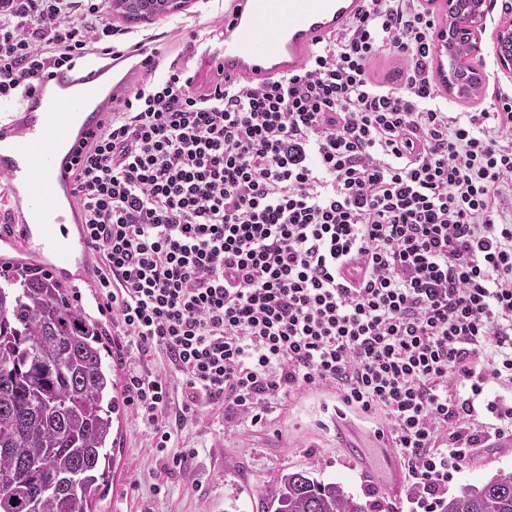
#> input picture examples/BRCA/images/TCGA-A2-A3XT-DX1_xmin83566_ymin29931_MPP-0-0-0.png, 1024 x 1024 px (shown at 1/2 size)
$ python -i get_COAD_foreground.py   (imports and definitions only)
#> lines starting #> are read from the running program, lines starting #| are printed output that depends on the picture; after the words box and inside, x2 and y2 are one past the last pixel; in counts of white or black regions, pixels touching at a corner belong together
# pip install tifffile opencv-python scikit-image numpy
import numpy as np
import tifffile
import cv2
from skimage import morphology, filters
from skimage.io import imsave
import os

import sys
import argparse

import matplotlib.pyplot as plt
import matplotlib.colors as mcolors

# [38 lines left out: functions plot_img, read_tiff_thumbnail, not called in this run]

def tissue_mask_lab(img_rgb, min_obj=5000, close_radius=3):
    """
    LAB 的 ab 能量 + Otsu，形态学清理，输出 uint8 {0,1}
    """
#> called with min_obj = 5000, close_radius = 3
    lab = cv2.cvtColor(img_rgb, cv2.COLOR_RGB2LAB).astype(np.float32)
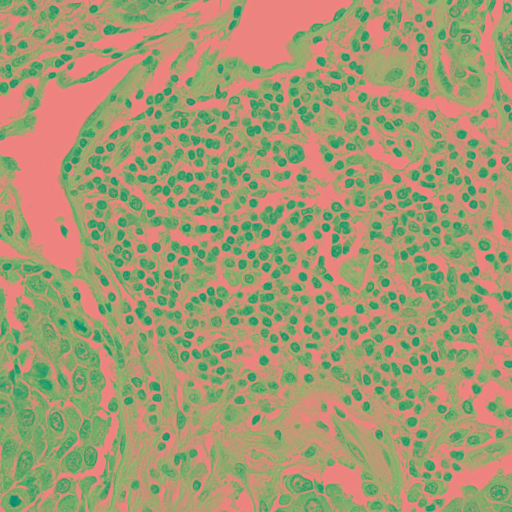
#> lab: shape (1024, 1024, 3) float32 (shown at 1/2 size); mean R, G, B 162.5, 153, 114.4
    a = lab[...,1] - 128.0
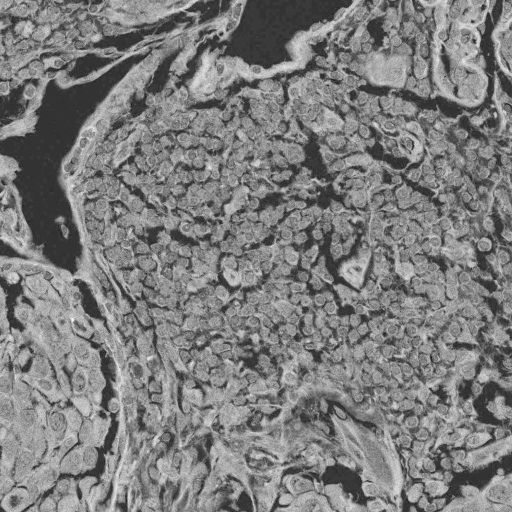
#> a: shape (1024, 1024) float32 (shown at 1/2 size); min -14, max 65, mean 25.1; drawn with min black and max white
    b = lab[...,2] - 128.0
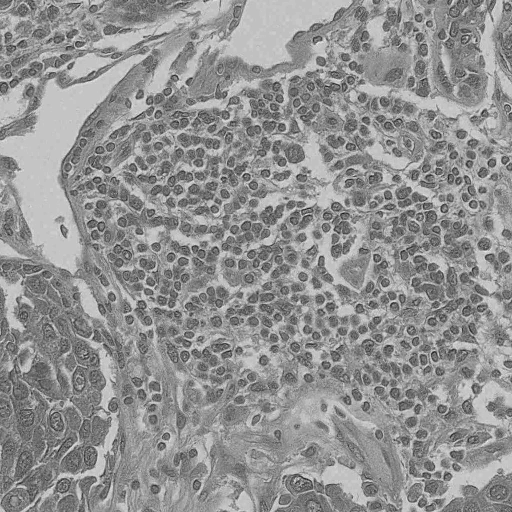
#> b: shape (1024, 1024) float32 (shown at 1/2 size); min -51, max 14, mean -13.72; drawn with min black and max white
    ab = np.sqrt(a*a + b*b)
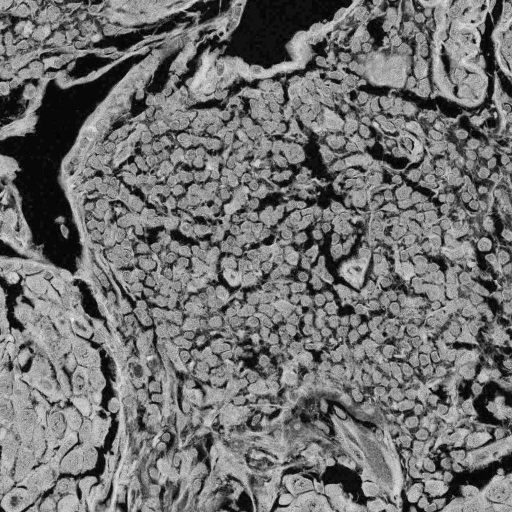
#> ab: shape (1024, 1024) float32 (shown at 1/2 size); min 0, max 65.55, mean 29.2; drawn with min black and max white
    ab_u8 = cv2.normalize(ab, None, 0, 255, cv2.NORM_MINMAX).astype(np.uint8)

    thr = filters.threshold_otsu(ab_u8)
#> thr = 96
    mask = (ab_u8 > thr)
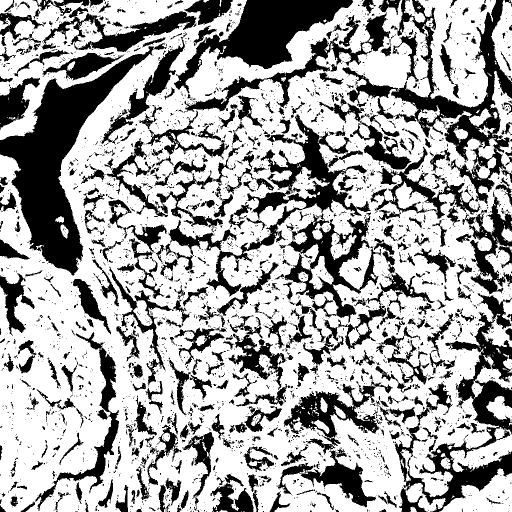
#> mask: shape (1024, 1024) bool (shown at 1/2 size); 65.4% white; 3650 black regions (3057 under 20 px), largest, box (x1, y1, x2, y2) and area: (0, 85, 333, 551) 40605, (685, 0, 1024, 408) 25612, (786, 587, 1024, 1024) 23800

    # 形态学：闭运算 → 填洞/去小块
    if close_radius > 0:
        se = cv2.getStructuringElement(cv2.MORPH_ELLIPSE, (2*close_radius+1, 2*close_radius+1))
        mask = cv2.morphologyEx(mask.astype(np.uint8), cv2.MORPH_CLOSE, se).astype(bool)
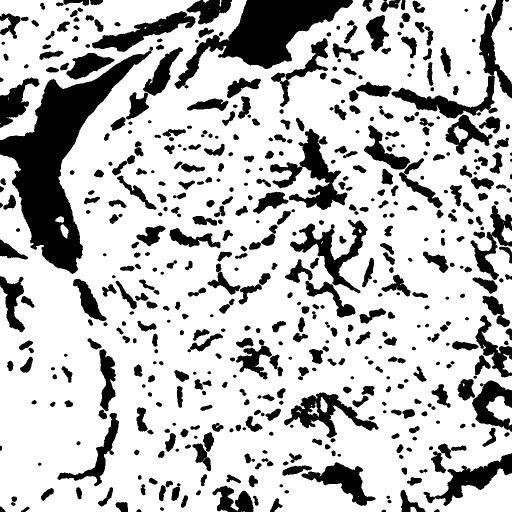
#> mask: shape (1024, 1024) bool (shown at 1/2 size); 75.1% white; 552 black regions, largest, box (x1, y1, x2, y2) and area: (0, 93, 306, 548) 40067, (349, 0, 706, 178) 22138, (783, 0, 1024, 237) 9588

    mask = morphology.remove_small_holes(mask, area_threshold=min_obj)
#> mask: shape (1024, 1024) bool; 90.4% white; 8 black regions, largest, box (x1, y1, x2, y2) and area: (0, 101, 303, 548) 40020, (349, 0, 706, 178) 22098, (783, 0, 1024, 237) 9447
    mask = morphology.remove_small_objects(mask, min_size=min_obj)
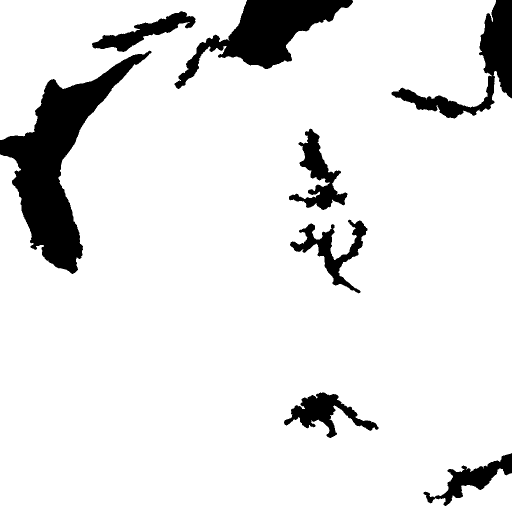
#> mask: shape (1024, 1024) bool (shown at 1/2 size); 89.9% white; 8 black regions, largest, box (x1, y1, x2, y2) and area: (0, 101, 303, 548) 40469, (349, 0, 706, 178) 22098, (783, 0, 1024, 237) 13922
    return mask.astype(np.uint8)

# [28 lines left out: functions get_foreground_mask_tiff, main, not called in this run]

# ========== 用法示例 ==========
# [9 lines not run here, left out]

>>> import cv2
>>> picture = cv2.cvtColor(cv2.imread('examples/BRCA/images/TCGA-A2-A3XT-DX1_xmin83566_ymin29931_MPP-0-0-0.png'), cv2.COLOR_BGR2RGB)
>>> result = tissue_mask_lab(picture)

$ run again, on examples/BRCA/images/TCGA-A2-A3XT-DX1_xmin83566_ymin29931_MPP-0-0-1024.png
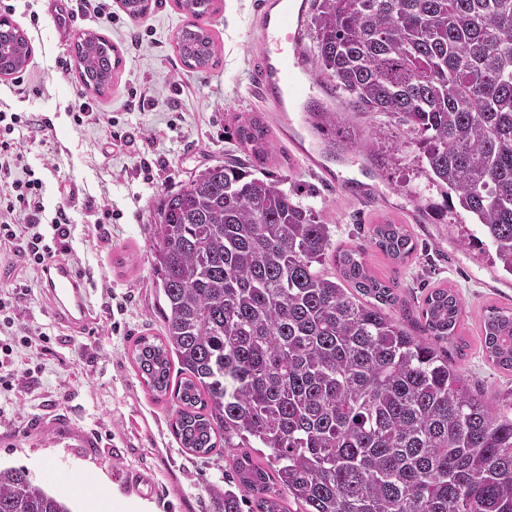
#> input picture examples/BRCA/images/TCGA-A2-A3XT-DX1_xmin83566_ymin29931_MPP-0-0-1024.png, 1024 x 1024 px (shown at 1/2 size)
#> in tissue_mask_lab, `ab = np.sqrt(a*a + b*b)`:
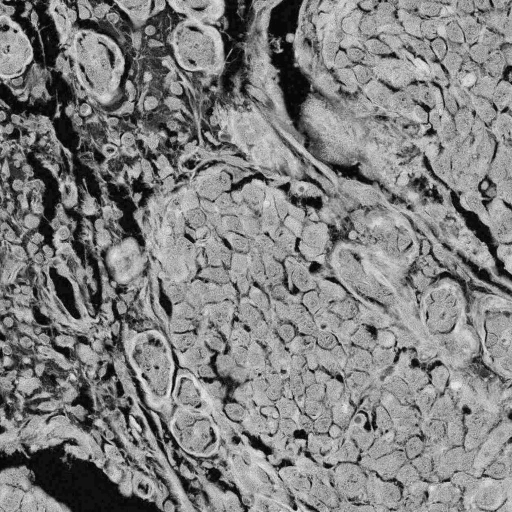
#> ab: shape (1024, 1024) float32 (shown at 1/2 size); min 0, max 64.38, mean 32.5; drawn with min black and max white
#> thr = 105
#> in tissue_mask_lab, `mask = morphology.remove_small_objects(mask, min_size=min_obj)`:
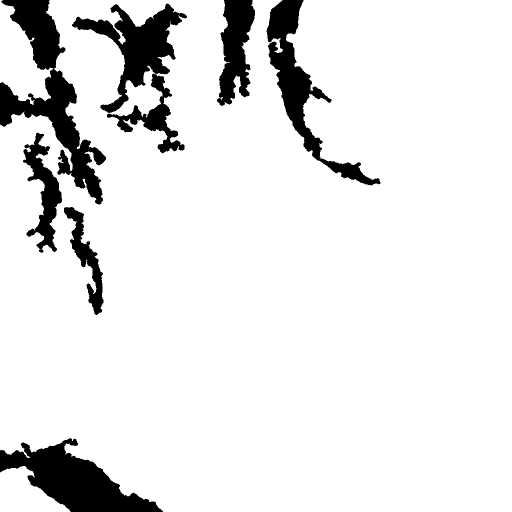
#> mask: shape (1024, 1024) bool (shown at 1/2 size); 89.7% white; 8 black regions, largest, box (x1, y1, x2, y2) and area: (0, 0, 212, 409) 25627, (0, 876, 326, 1024) 21382, (533, 0, 761, 371) 16829

$ run again, on examples/BRCA/images/TCGA-A2-A3XT-DX1_xmin83566_ymin29931_MPP-0-0-1536.png
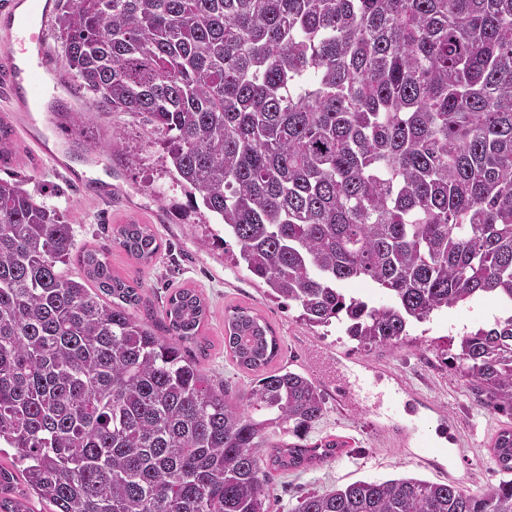
#> input picture examples/BRCA/images/TCGA-A2-A3XT-DX1_xmin83566_ymin29931_MPP-0-0-1536.png, 1024 x 1024 px (shown at 1/2 size)
#> in tissue_mask_lab, `ab = np.sqrt(a*a + b*b)`:
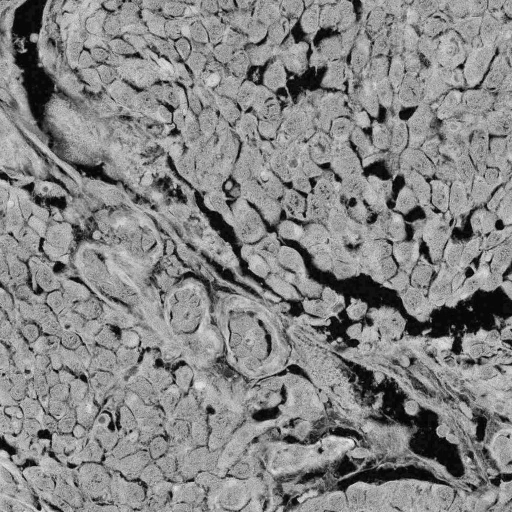
#> ab: shape (1024, 1024) float32 (shown at 1/2 size); min 0, max 66.47, mean 34.8; drawn with min black and max white
#> thr = 102
#> in tissue_mask_lab, `mask = morphology.remove_small_holes(mask, area_threshold=min_obj)`:
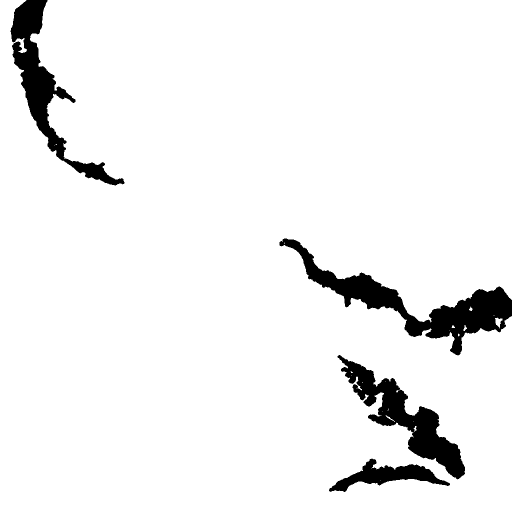
#> mask: shape (1024, 1024) bool (shown at 1/2 size); 94.1% white; 4 black regions, box (x1, y1, x2, y2) and area: (559, 477, 1024, 711) 22759, (21, 0, 249, 371) 16852, (675, 710, 930, 959) 16506, (658, 917, 900, 984) 5908

$ run again, on examples/BRCA/images/TCGA-A2-A3XT-DX1_xmin83566_ymin29931_MPP-0-0-2048.png
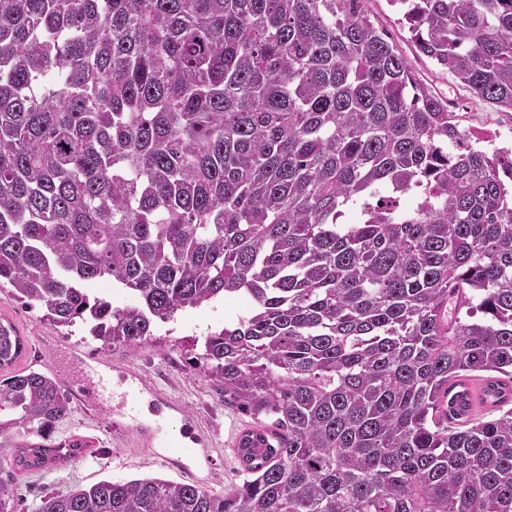
#> input picture examples/BRCA/images/TCGA-A2-A3XT-DX1_xmin83566_ymin29931_MPP-0-0-2048.png, 1024 x 1024 px (shown at 1/2 size)
#> thr = 100
#> in tissue_mask_lab, `mask = morphology.remove_small_holes(mask, area_threshold=min_obj)`:
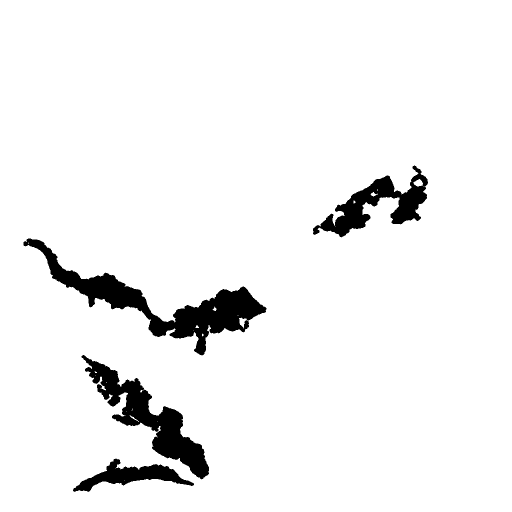
#> mask: shape (1024, 1024) bool (shown at 1/2 size); 94.6% white; 4 black regions, box (x1, y1, x2, y2) and area: (47, 477, 533, 711) 23035, (163, 710, 418, 959) 16358, (626, 331, 856, 475) 11059, (146, 917, 388, 984) 5854
